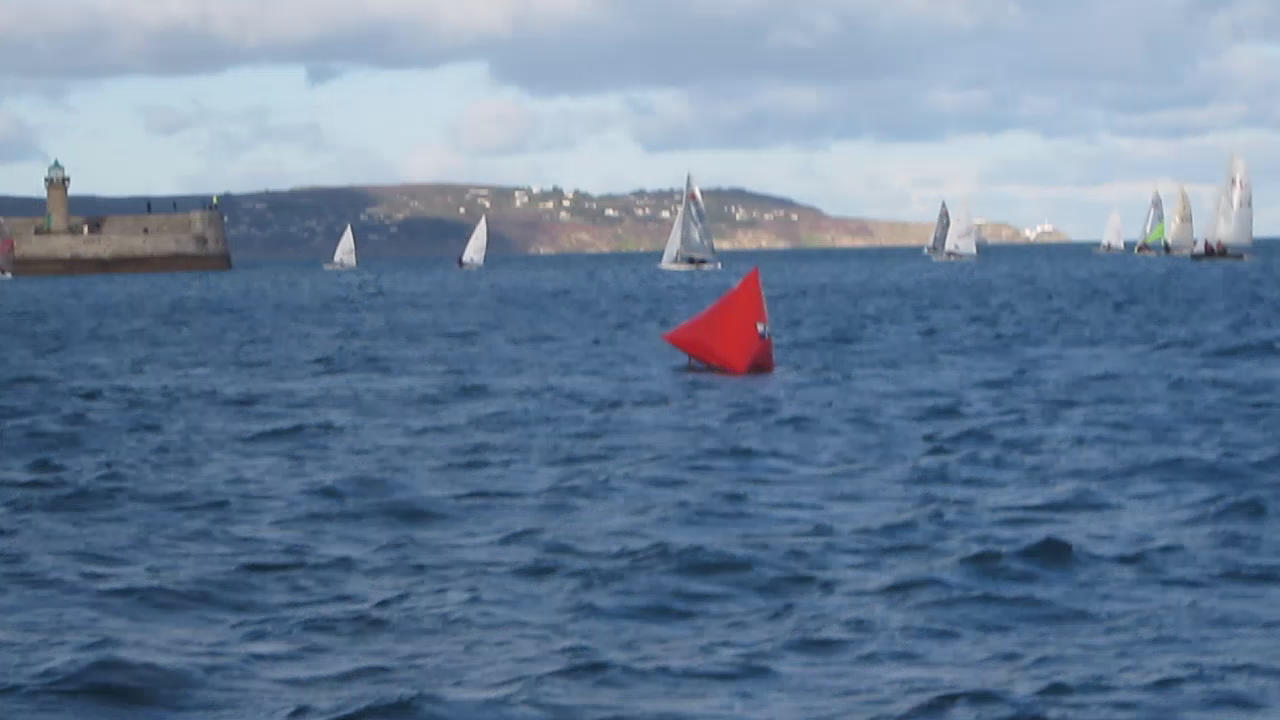
#> input picture boat-detection.png, 1280 x 720 px, given in place of KishRace6BoatCloseShort.mp4, which was not available
$ python background_subtraction.py   (older library calls are emulated)
#> lines starting #> are read from the running program, lines starting #| are printed output that depends on the picture; after the words box and inside, x2 and y2 are one past the last pixel; in counts of white or black regions, pixels touching at a corner belong together; pictures that were not available may be replaced by others from this repository, and a replacement may not be noted
import cv2

cap = cv2.VideoCapture('../../res/KishRace6BoatCloseShort.mp4')
#cap = cv2.VideoCapture(0)
kernel = cv2.getStructuringElement(cv2.MORPH_ELLIPSE,(3,3))
fgbg = cv2.createBackgroundSubtractorMOG2(detectShadows=True)
i = 0
while(1):
    ret, frame = cap.read()
#> frame is the input picture: shape (720, 1280, 3); mean B, G, R 154.1, 127.8, 105.8
    if not ret:
        break
    gray = cv2.cvtColor(frame, cv2.COLOR_BGR2GRAY)
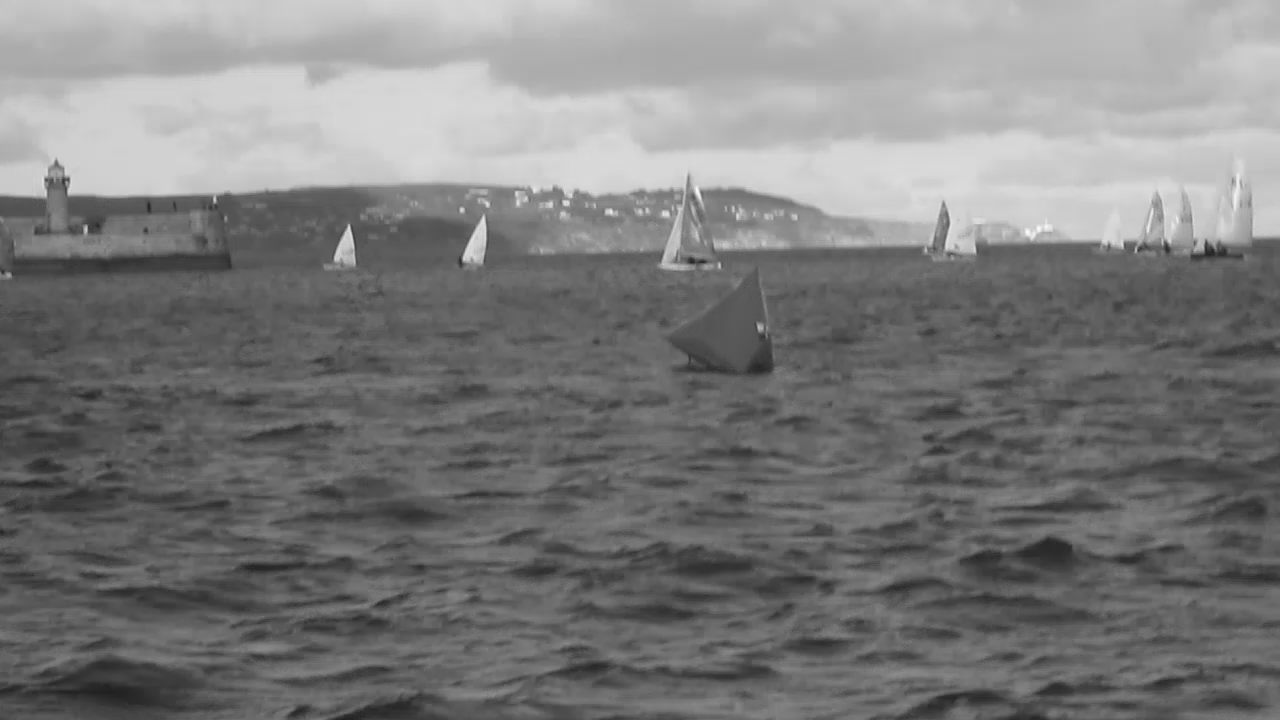
#> gray: shape (720, 1280); min 32, max 251, mean 124.1
    ret, thresh = cv2.threshold(gray, 127, 255, 0)
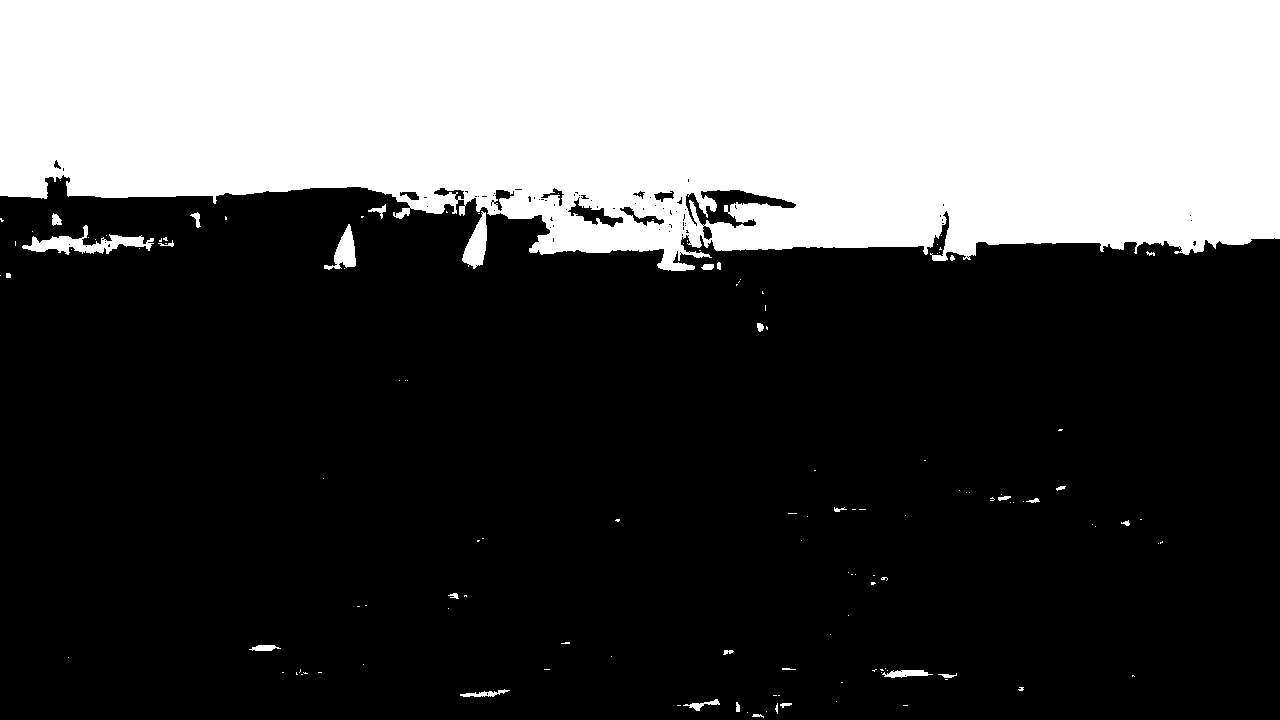
#> thresh: shape (720, 1280); 31.7% white; 134 white regions (103 under 20 px), largest, box (x1, y1, x2, y2) and area: (0, 0, 1280, 271) 287127, (22, 225, 154, 255) 1407, (462, 211, 487, 269) 797

    fgmask = fgbg.apply(gray)
#> fgmask: shape (720, 1280); every value is 127
    fgmaskClean = cv2.morphologyEx(fgmask, cv2.MORPH_OPEN, kernel)


    #print thresh
    (_,cnts, _) = cv2.findContours(fgmaskClean.copy(), cv2.RETR_EXTERNAL,cv2.CHAIN_APPROX_SIMPLE)
#> cnts = [[[0, 0], [0, 719], [1279, 719], [1279, 0]]]


    # for c in cnts:
    #     # if the contour is too small, ignore it
    #     if cv2.contourArea(c) < 500:
    #         continue
    #
    #     #detect_shapes(c)
    #     extRight = tuple(c[c[:, :, 0].argmax()][0])
    #
    #     #c = c.astype("float")
    #     #c = c.astype("int")
    #     cv2.drawContours(frame, [c], -1, (0, 255, 0), 2)


    cv2.imshow('mask',fgmask)
    cv2.imshow('clean frame', fgmaskClean)
    cv2.imshow('frame', frame)
    cv2.imwrite('../../../Thesis/images/backgrounds/mask_noisy_{}.png'.format(i), fgmask)
    cv2.imwrite('../../../Thesis/images/backgrounds/mask_{}.png'.format(i), fgmaskClean)
    cv2.imwrite('../../../Thesis/images/backgrounds/frame{}.png'.format(i), frame)
    cv2.waitKey(0)
    i+=1

cap.release()
cv2.destroyAllWindows()

$ run again, on roi1.png
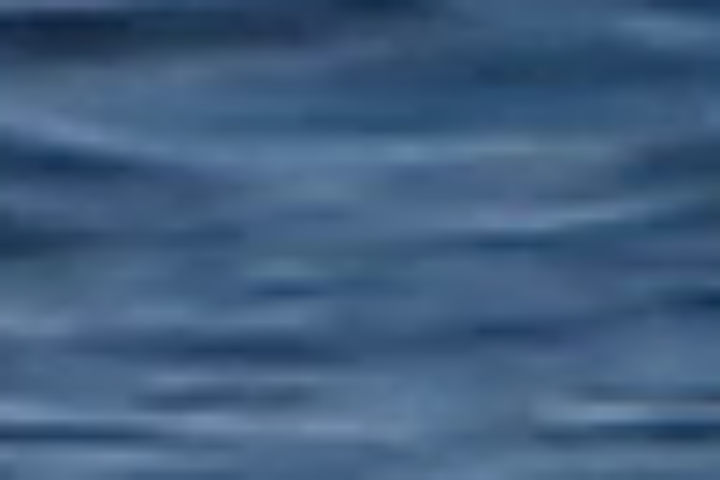
#> input picture roi1.png, 720 x 480 px, given in place of KishRace6BoatCloseShort.mp4, which was not available
#> frame is the input picture: shape (480, 720, 3); mean B, G, R 126.7, 94.2, 65.1
#> `gray = cv2.cvtColor(frame, cv2.COLOR_BGR2GRAY)`:
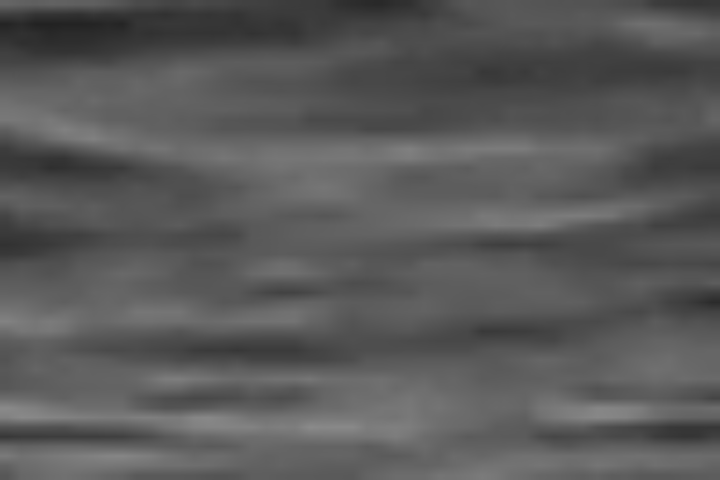
#> gray: shape (480, 720); min 34, max 138, mean 89.2
#> `ret, thresh = cv2.threshold(gray, 127, 255, 0)`:
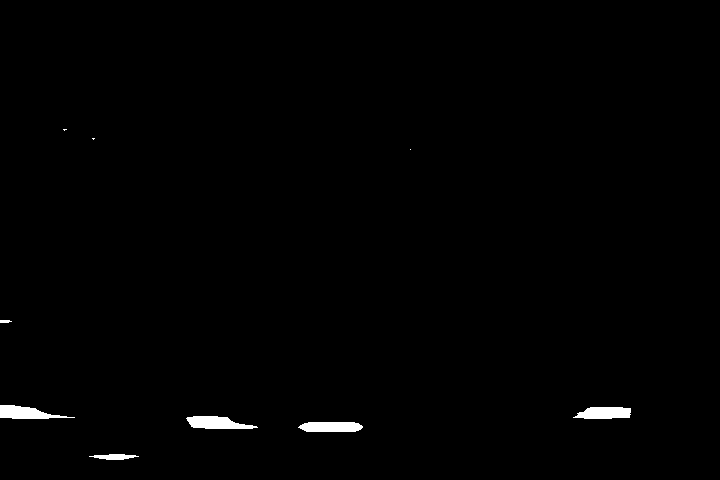
#> thresh: shape (480, 720); 0.76% white; 9 white regions (3 under 20 px), largest, box (x1, y1, x2, y2) and area: (186, 416, 258, 429) 633, (0, 405, 75, 419) 600, (298, 422, 363, 432) 577, (573, 407, 631, 419) 566, (89, 454, 139, 460) 196, (0, 320, 12, 323) 31
#> fgmask: shape (480, 720); every value is 127
#> cnts = [[[0, 0], [0, 479], [719, 479], [719, 0]]]
